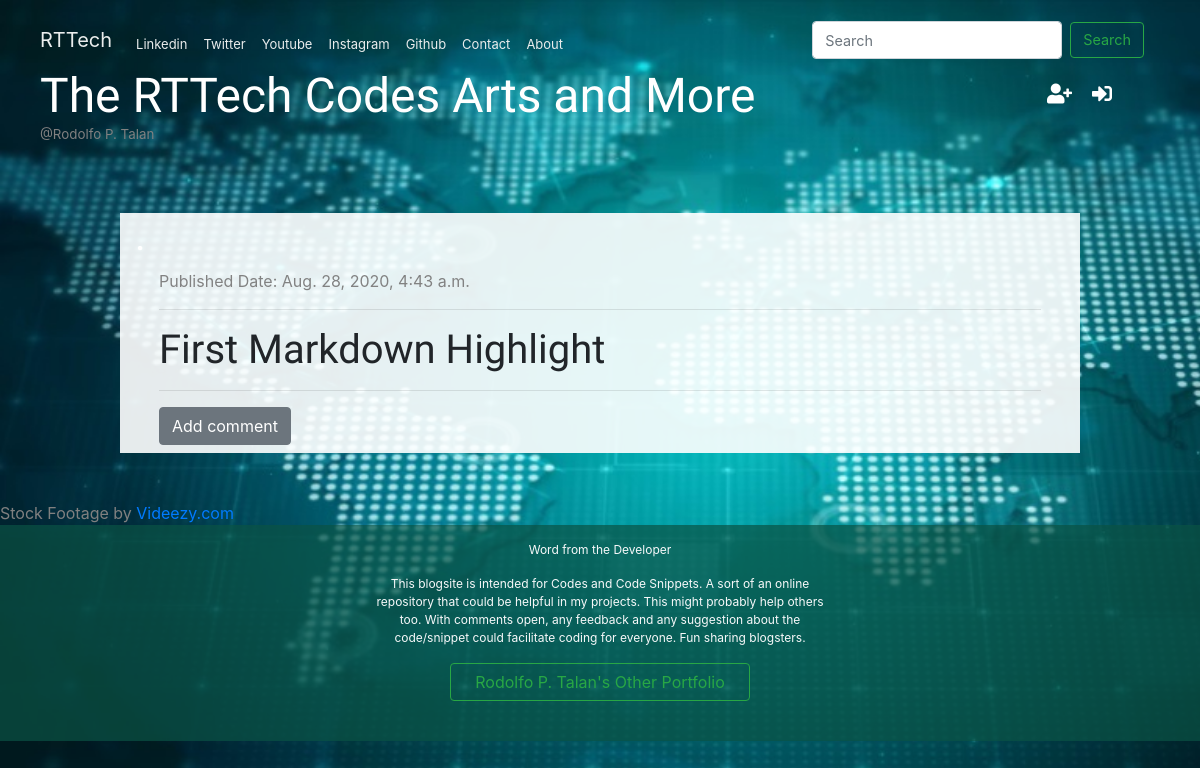
Screenshot of /post/9/ with the database file from the repository.
### blog/models.py (models this page shows, shortened)
class Post(models.Model):
    author = models.ForeignKey("auth.User", on_delete= models.CASCADE)
    title = models.CharField(max_length=200)
    text = models.TextField(null=True)
    created_date = models.DateTimeField(default=timezone.now)
    published_date = models.DateTimeField(blank=True, null=True)

### blog/views.py (the view)
# urls.py: path('post/<int:pk>/', views.post_detail, name='post_detail'),
def post_detail(request, pk):
    post = get_object_or_404(Post, pk=pk)
    stuff_for_frontend = {'post': post }
    return render(request, 'blog/post_detail.html', stuff_for_frontend)

### blog/templatetags/markdownify.py (called while the page is built)
@register.filter
def markdown(value):
    renderer = HighlightRenderer()
    markdown = mistune.Markdown(renderer=renderer)
    return markdown(value)

### blog/templates/blog/post_detail.html (shortened to what this page needs)
{% extends 'blog/base.html' %}
{% load markdownify %}
{% block content %}
<h1 style="color:white">.</h1>
<div class=" ml-4  mr-4">
      <div class="post">
        {% if post.published_date %}
            <div class="date">
               Published Date: {{ post.published_date }}
            </div>
        {% endif %}
          <hr>
        <h1>{{ post.title }}</h1>
    </div>
    <hr>
    <a href="{% url 'add_comment_to_post' pk=post.pk %}" class="btn btn-secondary mb-2">Add comment</a>
</div>
{% endblock %}

### blog/static/css/blog.css (style rules this page uses)
html,body { width:100vw; height: 100vh; margin: 0; }
h1, h2, h3, h4 { font-family: 'Bree Serif', 'Tangerine', 'Inconsolata', 'Droid Sans', serif; }
.date { color: #828282; }
.post { margin-bottom: 0px; }

### rows the page displays
Post: published_date "Aug. 28, 2020, 4:43 a.m.", title "First Markdown Highlight"
